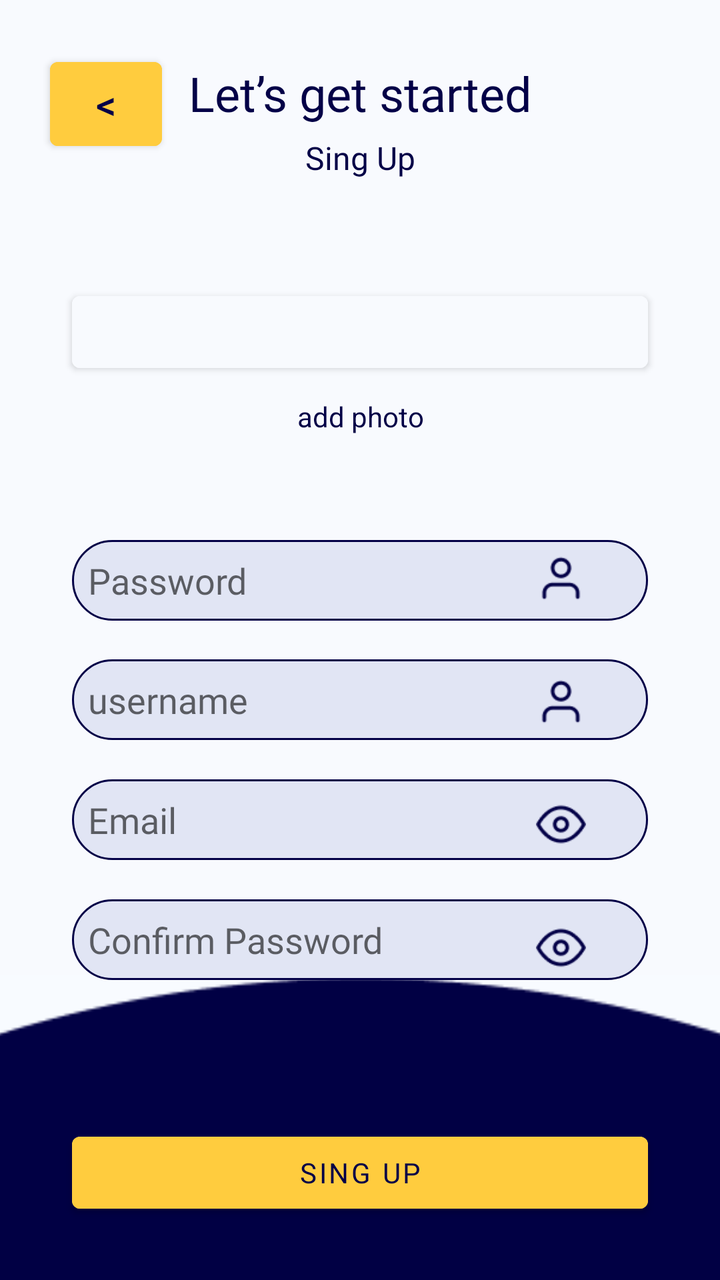
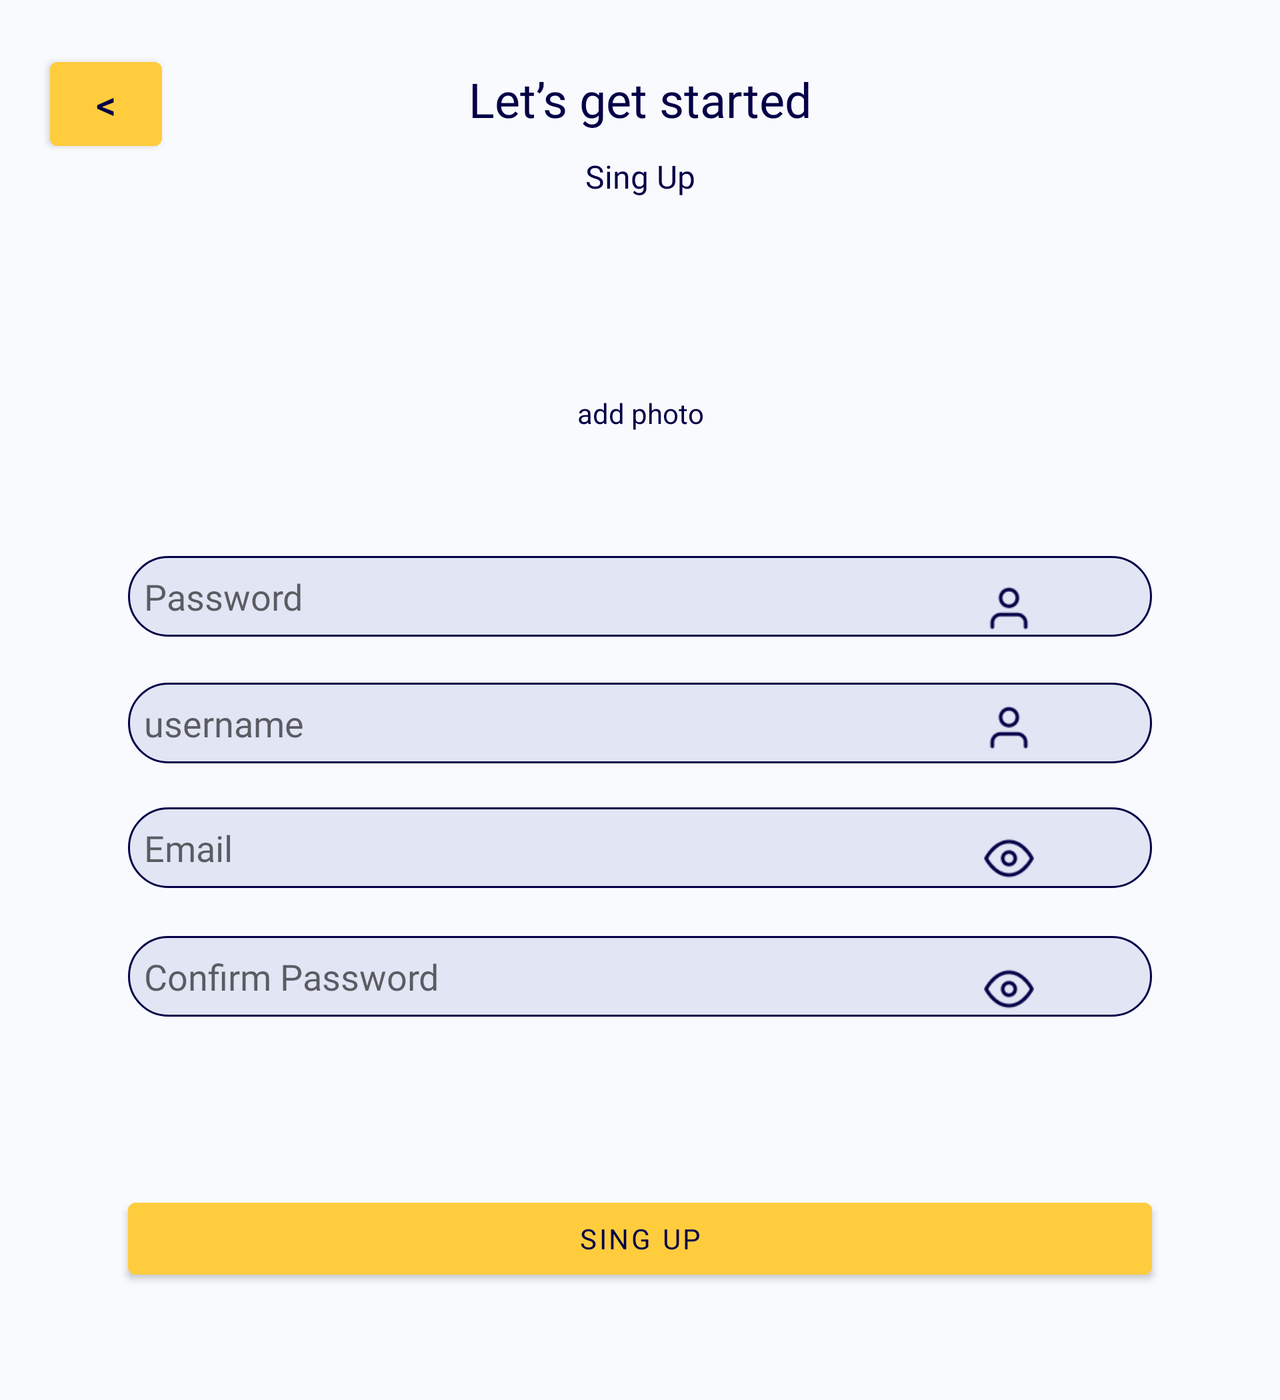

Compare how this app lays out the same screen by default and in its alternative resource folder. The renders come first, then the two layout files and the values they reference.
<!-- AndroidManifest.xml: application theme Theme.MyApplication -->
<!-- res/layout/sing_up.xml -->
<?xml version="1.0" encoding="utf-8"?>
<androidx.constraintlayout.widget.ConstraintLayout xmlns:android="http://schemas.android.com/apk/res/android"
    xmlns:app="http://schemas.android.com/apk/res-auto"
    xmlns:tools="http://schemas.android.com/tools"
    android:layout_width="match_parent"
    android:layout_height="match_parent"
    android:background="#F8FAFE"
    android:backgroundTint="#F8FAFE">

    <ImageView
        android:id="@+id/imageView2"
        android:layout_width="1646dp"
        android:layout_height="265dp"
        app:layout_constraintHorizontal_bias="0.5"
        app:layout_constraintVertical_bias="1.3"
        app:layout_constraintBottom_toBottomOf="parent"
        app:layout_constraintEnd_toEndOf="parent"
        app:layout_constraintStart_toStartOf="parent"
        app:layout_constraintTop_toTopOf="parent"
        app:srcCompat="@drawable/img" />

    <Button
        android:id="@+id/button3"
        android:layout_width="0dp"
        android:layout_height="wrap_content"
        app:layout_constraintHorizontal_bias="0.5"
        app:layout_constraintVertical_bias="0.95"
        app:layout_constraintWidth_percent="0.8"
        android:backgroundTint="#FFCC3E"
        android:fontFamily="@font/poppins"
        android:text="Sing up"
        android:textColor="#030047"
        app:layout_constraintBottom_toBottomOf="parent"
        app:layout_constraintEnd_toEndOf="parent"
        app:layout_constraintStart_toStartOf="parent"
        app:layout_constraintTop_toTopOf="parent" />

    <TextView
        android:id="@+id/textView3"
        android:layout_width="0dp"
        android:layout_height="wrap_content"
        app:layout_constraintHorizontal_bias="0.5"
        app:layout_constraintVertical_bias="0.11"
        app:layout_constraintWidth_percent="0.8"
        android:fontFamily="@font/poppins"
        android:gravity="center"
        android:text="Sing Up"
        android:textColor="#030047"
        android:textSize="16sp"
        app:layout_constraintBottom_toBottomOf="parent"
        app:layout_constraintEnd_toEndOf="parent"
        app:layout_constraintStart_toStartOf="parent"
        app:layout_constraintTop_toTopOf="parent"
         />

    <TextView
        android:id="@+id/textView2"
        android:layout_width="0dp"
        android:layout_height="wrap_content"
        app:layout_constraintHorizontal_bias="0.5"
        app:layout_constraintVertical_bias="0.05"
        app:layout_constraintWidth_percent="0.8"
        android:fontFamily="@font/roboto_black"
        android:gravity="center"
        android:text="Let’s get started"
        android:textColor="#030047"
        app:layout_constraintBottom_toBottomOf="parent"
        app:layout_constraintEnd_toEndOf="parent"
        app:layout_constraintStart_toStartOf="parent"
        app:layout_constraintTop_toTopOf="parent"
        tools:fontFamily="@font/roboto_black"
        tools:textSize="24sp" />

    <Button
        android:id="@+id/button2"
        android:layout_width="56dp"
        android:layout_height="54dp"
        android:layout_marginStart="25dp"
        android:layout_marginTop="25dp"
        android:backgroundTint="#FFCC3E"
        android:text="@string/button_back"
        android:textColor="#030047"
        android:textSize="20sp"
        app:layout_constraintStart_toStartOf="parent"
        app:layout_constraintTop_toTopOf="parent" />

    <EditText
        android:id="@+id/editTextPassword"
        android:layout_width="0dp"
        android:layout_height="wrap_content"
        app:layout_constraintHorizontal_bias="0.5"
        app:layout_constraintVertical_bias="0.45"
        app:layout_constraintWidth_percent="0.8"
        android:background="@drawable/edit_text"
        android:fontFamily="@font/poppins"
        android:hint="Password"
        android:inputType="text"
        android:padding="8dp"
        app:layout_constraintBottom_toBottomOf="parent"
        app:layout_constraintEnd_toEndOf="parent"
        app:layout_constraintStart_toStartOf="parent"
        app:layout_constraintTop_toTopOf="parent"
      />

    <EditText
        android:id="@+id/editTextEmail"
        android:layout_width="0dp"
        android:layout_height="wrap_content"
        app:layout_constraintHorizontal_bias="0.5"
        app:layout_constraintVertical_bias="0.65"
        app:layout_constraintWidth_percent="0.8"
        android:background="@drawable/edit_text"
        android:fontFamily="@font/poppins"
        android:hint="Email"
        android:inputType="text"
        android:padding="8dp"
        app:layout_constraintBottom_toBottomOf="parent"
        app:layout_constraintEnd_toEndOf="parent"
        app:layout_constraintStart_toStartOf="parent"
        app:layout_constraintTop_toTopOf="parent"
         />

    <EditText
        android:id="@+id/editTextUsername"
        android:layout_width="0dp"
        android:layout_height="wrap_content"
        app:layout_constraintHorizontal_bias="0.5"
        app:layout_constraintVertical_bias="0.55"
        app:layout_constraintWidth_percent="0.8"
        android:background="@drawable/edit_text"
        android:fontFamily="@font/poppins"
        android:hint="username"
        android:inputType="text"
        android:padding="8dp"
        app:layout_constraintBottom_toBottomOf="parent"
        app:layout_constraintEnd_toEndOf="parent"
        app:layout_constraintStart_toStartOf="parent"
        app:layout_constraintTop_toTopOf="parent"
         />

    <EditText
        android:id="@+id/editTextPassword_confirm"
        android:layout_width="0dp"
        android:layout_height="wrap_content"
        app:layout_constraintHorizontal_bias="0.5"
        app:layout_constraintVertical_bias="0.75"
        app:layout_constraintWidth_percent="0.8"
        android:background="@drawable/edit_text"
        android:fontFamily="@font/poppins"
        android:hint="Confirm Password"
        android:inputType="textPassword"
        android:padding="8dp"
        app:layout_constraintBottom_toBottomOf="parent"
        app:layout_constraintEnd_toEndOf="parent"
        app:layout_constraintStart_toStartOf="parent"
        app:layout_constraintTop_toTopOf="parent"
         />

    <ImageView
        android:id="@+id/imageView6"
        android:layout_width="25dp"
        android:layout_height="25dp"
        app:layout_constraintHorizontal_bias="0.8"
        app:layout_constraintVertical_bias="0.65"
        app:layout_constraintWidth_percent="0.8"
        app:layout_constraintBottom_toBottomOf="parent"
        app:layout_constraintEnd_toEndOf="parent"
        app:layout_constraintStart_toStartOf="parent"
        app:layout_constraintTop_toTopOf="parent"
        app:srcCompat="@drawable/img_1" />

    <ImageView
        android:id="@+id/imageView4"
        android:layout_width="25dp"
        android:layout_height="25dp"
        app:layout_constraintHorizontal_bias="0.8"
        app:layout_constraintVertical_bias="0.75"
        app:layout_constraintWidth_percent="0.8"
        app:layout_constraintBottom_toBottomOf="parent"
        app:layout_constraintEnd_toEndOf="parent"
        app:layout_constraintStart_toStartOf="parent"
        app:layout_constraintTop_toTopOf="parent"

        app:srcCompat="@drawable/img_1" />

    <ImageView
        android:id="@+id/imageView5"
        android:layout_width="25dp"
        android:layout_height="25dp"
        app:layout_constraintHorizontal_bias="0.8"
        app:layout_constraintVertical_bias="0.45"
        app:layout_constraintWidth_percent="0.8"
        app:layout_constraintBottom_toBottomOf="parent"
        app:layout_constraintEnd_toEndOf="parent"
        app:layout_constraintStart_toStartOf="parent"
        app:layout_constraintTop_toTopOf="parent"

        app:srcCompat="@drawable/img_2" />

    <ImageView
        android:id="@+id/imageView7"
        android:layout_width="25dp"
        android:layout_height="25dp"
        app:layout_constraintHorizontal_bias="0.8"
        app:layout_constraintVertical_bias="0.55"
        app:layout_constraintWidth_percent="0.8"
        app:layout_constraintBottom_toBottomOf="parent"
        app:layout_constraintEnd_toEndOf="parent"

        app:layout_constraintStart_toStartOf="parent"
        app:layout_constraintTop_toTopOf="parent"

        app:srcCompat="@drawable/img_2" />


    <Button
        android:id="@+id/buttonSelectPhoto"
        android:layout_width="0dp"
        android:layout_height="wrap_content"
        app:layout_constraintHorizontal_bias="0.5"
        app:layout_constraintVertical_bias="0.24"
        app:layout_constraintWidth_percent="0.8"
        android:backgroundTint="#F8FAFE"
        android:onClick="onSelectPhotoButtonClick"
        app:layout_constraintBottom_toBottomOf="parent"
        app:layout_constraintEnd_toEndOf="parent"
        app:layout_constraintStart_toStartOf="parent"
        app:layout_constraintTop_toTopOf="parent" />

    <ImageView
        android:id="@+id/imageView9"
        android:layout_width="wrap_content"
        android:layout_height="wrap_content"
        android:layout_marginStart="193dp"
        android:layout_marginTop="192dp"
        android:layout_marginEnd="194dp"
        android:layout_marginBottom="515dp"
        app:layout_constraintBottom_toBottomOf="parent"
        app:layout_constraintEnd_toEndOf="parent"
        app:layout_constraintStart_toStartOf="parent"
        app:layout_constraintTop_toTopOf="parent"
        app:srcCompat="@drawable/mainadd" />

    <TextView
        android:id="@+id/textView6"
        android:layout_width="0dp"
        android:layout_height="wrap_content"
        app:layout_constraintHorizontal_bias="0.5"
        app:layout_constraintVertical_bias="0.32"
        app:layout_constraintWidth_percent="0.8"
        android:gravity="center"
        android:text="add photo"
        android:textColor="#030047"
        app:layout_constraintBottom_toBottomOf="parent"
        app:layout_constraintEnd_toEndOf="parent"
        app:layout_constraintStart_toStartOf="parent"
        app:layout_constraintTop_toTopOf="parent" />


</androidx.constraintlayout.widget.ConstraintLayout>
<!-- resources referenced by this layout -->
<resources>
  <!-- drawable edit_text (drawable) -->
  <?xml version="1.0" encoding="utf-8"?>
      <shape xmlns:android="http://schemas.android.com/apk/res/android"
          android:shape="rectangle">
          <solid android:color="#E1E5F4" /> 
          <corners android:radius="22dp" /> 
          <stroke
              android:width="1dp"
          android:color="#030047" /> 
      </shape>
  <!-- drawable img: png bitmap (drawable, 1551 bytes) -->
  <!-- drawable img_1: png bitmap (drawable, 742 bytes) -->
  <!-- drawable img_2: png bitmap (drawable, 500 bytes) -->
  <string name="button_back" translatable="false">&lt;</string>
  <style name="Theme.MyApplication" parent="Theme.MaterialComponents.DayNight.DarkActionBar">
          
          <item name="colorPrimary">@color/purple_500</item>
          <item name="colorPrimaryVariant">@color/purple_700</item>
          <item name="colorOnPrimary">@color/white</item>
          
          <item name="colorSecondary">@color/teal_200</item>
          <item name="colorSecondaryVariant">@color/teal_700</item>
          <item name="colorOnSecondary">@color/black</item>
          
          <item name="android:statusBarColor">?attr/colorPrimaryVariant</item>
          
      </style>
  <color name="purple_500">#FF6200EE</color>
  <color name="purple_700">#FF3700B3</color>
  <color name="white">#FFFFFFFF</color>
  <color name="teal_200">#FF03DAC5</color>
  <color name="teal_700">#FF018786</color>
  <color name="black">#FF000000</color>
</resources>
<!-- res/layout-land/sing_up.xml (the repository's variant of the layout above) -->
<!-- drawn on the phone turned sideways -->
<?xml version="1.0" encoding="utf-8"?>
<ScrollView xmlns:android="http://schemas.android.com/apk/res/android"
    xmlns:app="http://schemas.android.com/apk/res-auto"
    xmlns:tools="http://schemas.android.com/tools"
    android:layout_width="match_parent"
    android:layout_height="match_parent">

    <androidx.constraintlayout.widget.ConstraintLayout
        android:layout_width="match_parent"
        android:layout_height="wrap_content"
        android:background="#F8FAFE"
    android:backgroundTint="#F8FAFE">

    <Button
        android:id="@+id/button3"
        android:layout_width="0dp"
        android:layout_height="wrap_content"
        android:layout_marginTop="87dp"
        android:backgroundTint="#FFCC3E"
        android:fontFamily="@font/poppins"
        android:text="Sing up"
        android:textColor="#030047"
        app:layout_constraintBottom_toBottomOf="parent"
        app:layout_constraintEnd_toEndOf="parent"
        app:layout_constraintStart_toStartOf="parent"
        app:layout_constraintTop_toBottomOf="@+id/editTextPassword_confirm"
        app:layout_constraintVertical_bias="0.0"
        app:layout_constraintWidth_percent="0.8" />

    <TextView
        android:id="@+id/textView3"
        android:layout_width="0dp"
        android:layout_height="wrap_content"
        android:layout_marginTop="11dp"
        android:fontFamily="@font/poppins"
        android:gravity="center"
        android:text="Sing Up"
        android:textColor="#030047"
        android:textSize="16sp"
        app:layout_constraintBottom_toBottomOf="parent"
        app:layout_constraintEnd_toEndOf="parent"
        app:layout_constraintStart_toStartOf="parent"
        app:layout_constraintTop_toBottomOf="@+id/textView2"
        app:layout_constraintVertical_bias="0.001"
        app:layout_constraintWidth_percent="0.8" />

    <TextView
        android:id="@+id/textView2"
        android:layout_width="0dp"
        android:layout_height="wrap_content"
        android:fontFamily="@font/roboto_black"
        android:gravity="center"
        android:text="Let’s get started"
        android:textColor="#030047"
        app:layout_constraintBottom_toBottomOf="parent"
        app:layout_constraintEnd_toEndOf="parent"
        app:layout_constraintHorizontal_bias="0.5"
        app:layout_constraintStart_toStartOf="parent"
        app:layout_constraintTop_toTopOf="parent"
        app:layout_constraintVertical_bias="0.05"
        app:layout_constraintWidth_percent="0.8"
        tools:fontFamily="@font/roboto_black"
        tools:textSize="24sp" />

    <Button
        android:id="@+id/button2"
        android:layout_width="56dp"
        android:layout_height="54dp"
        android:layout_marginStart="25dp"
        android:layout_marginTop="25dp"
        android:backgroundTint="#FFCC3E"
        android:text="@string/button_back"
        android:textColor="#030047"
        android:textSize="20sp"
        app:layout_constraintStart_toStartOf="parent"
        app:layout_constraintTop_toTopOf="parent" />

    <EditText
        android:id="@+id/editTextPassword"
        android:layout_width="0dp"
        android:layout_height="wrap_content"
        android:layout_marginTop="62dp"
        android:background="@drawable/edit_text"
        android:fontFamily="@font/poppins"
        android:hint="Password"
        android:inputType="text"
        android:padding="8dp"
        app:layout_constraintBottom_toBottomOf="parent"
        app:layout_constraintEnd_toEndOf="parent"
        app:layout_constraintStart_toStartOf="parent"
        app:layout_constraintTop_toBottomOf="@+id/textView6"
        app:layout_constraintVertical_bias="0.0"
        app:layout_constraintWidth_percent="0.8" />

    <EditText
        android:id="@+id/editTextEmail"
        android:layout_width="0dp"
        android:layout_height="wrap_content"
        android:layout_marginTop="22dp"
        android:background="@drawable/edit_text"
        android:fontFamily="@font/poppins"
        android:hint="Email"
        android:inputType="text"
        android:padding="8dp"
        app:layout_constraintBottom_toBottomOf="parent"
        app:layout_constraintEnd_toEndOf="parent"
        app:layout_constraintStart_toStartOf="parent"
        app:layout_constraintTop_toBottomOf="@+id/editTextUsername"
        app:layout_constraintVertical_bias="0.0"
        app:layout_constraintWidth_percent="0.8" />

    <EditText
        android:id="@+id/editTextUsername"
        android:layout_width="0dp"
        android:layout_height="wrap_content"
        android:layout_marginTop="21dp"
        android:background="@drawable/edit_text"
        android:fontFamily="@font/poppins"
        android:hint="username"
        android:inputType="text"
        android:padding="8dp"
        app:layout_constraintBottom_toBottomOf="parent"
        app:layout_constraintEnd_toEndOf="parent"
        app:layout_constraintStart_toStartOf="parent"
        app:layout_constraintTop_toBottomOf="@+id/editTextPassword"
        app:layout_constraintVertical_bias="0.006"
        app:layout_constraintWidth_percent="0.8" />

    <EditText
        android:id="@+id/editTextPassword_confirm"
        android:layout_width="0dp"
        android:layout_height="wrap_content"
        android:layout_marginTop="22dp"
        android:background="@drawable/edit_text"
        android:fontFamily="@font/poppins"
        android:hint="Confirm Password"
        android:inputType="textPassword"
        android:padding="8dp"
        app:layout_constraintBottom_toBottomOf="parent"
        app:layout_constraintEnd_toEndOf="parent"
        app:layout_constraintStart_toStartOf="parent"
        app:layout_constraintTop_toBottomOf="@+id/editTextEmail"
        app:layout_constraintVertical_bias="0.011"
        app:layout_constraintWidth_percent="0.8" />

    <ImageView
        android:id="@+id/imageView6"
        android:layout_width="25dp"
        android:layout_height="25dp"
        android:layout_marginTop="35dp"
        app:layout_constraintBottom_toBottomOf="parent"
        app:layout_constraintEnd_toEndOf="parent"
        app:layout_constraintHorizontal_bias="0.8"
        app:layout_constraintStart_toStartOf="parent"
        app:layout_constraintTop_toBottomOf="@+id/editTextUsername"
        app:layout_constraintVertical_bias="0.0"
        app:layout_constraintWidth_percent="0.8"
        app:srcCompat="@drawable/img_1" />

    <ImageView
        android:id="@+id/imageView4"
        android:layout_width="25dp"
        android:layout_height="25dp"
        android:layout_marginTop="38dp"
        app:layout_constraintBottom_toBottomOf="parent"
        app:layout_constraintEnd_toEndOf="parent"
        app:layout_constraintHorizontal_bias="0.8"
        app:layout_constraintStart_toStartOf="parent"
        app:layout_constraintTop_toBottomOf="@+id/editTextEmail"

        app:layout_constraintVertical_bias="0.0"
        app:layout_constraintWidth_percent="0.8"
        app:srcCompat="@drawable/img_1" />

    <ImageView
        android:id="@+id/imageView5"
        android:layout_width="25dp"
        android:layout_height="25dp"
        android:layout_marginTop="71dp"
        app:layout_constraintBottom_toBottomOf="parent"
        app:layout_constraintEnd_toEndOf="parent"
        app:layout_constraintHorizontal_bias="0.8"
        app:layout_constraintStart_toStartOf="parent"
        app:layout_constraintTop_toBottomOf="@+id/textView6"

        app:layout_constraintVertical_bias="0.012"
        app:layout_constraintWidth_percent="0.8"
        app:srcCompat="@drawable/img_2" />


    <ImageView
        android:id="@+id/imageView7"
        android:layout_width="25dp"
        android:layout_height="25dp"
        android:layout_marginTop="33dp"
        app:layout_constraintBottom_toBottomOf="parent"
        app:layout_constraintEnd_toEndOf="parent"
        app:layout_constraintHorizontal_bias="0.8"
        app:layout_constraintStart_toStartOf="parent"

        app:layout_constraintTop_toBottomOf="@+id/editTextPassword"

        app:layout_constraintVertical_bias="0.0"
        app:layout_constraintWidth_percent="0.8"
        app:srcCompat="@drawable/img_2" />

        <ImageView
            android:id="@+id/imageView9"
            android:layout_width="wrap_content"
            android:layout_height="wrap_content"
            android:layout_marginStart="193dp"
            android:layout_marginTop="86dp"
            android:layout_marginEnd="194dp"
            android:layout_marginBottom="515dp"
            app:layout_constraintBottom_toBottomOf="parent"
            app:layout_constraintEnd_toEndOf="parent"
            app:layout_constraintStart_toStartOf="parent"
            app:layout_constraintTop_toBottomOf="@+id/textView3"
            app:layout_constraintVertical_bias="0.0"
            app:srcCompat="@drawable/mainadd" />

        <TextView
        android:id="@+id/textView6"
        android:layout_width="0dp"
        android:layout_height="wrap_content"
        android:layout_marginTop="12dp"
        android:gravity="center"
        android:text="add photo"
        android:textColor="#030047"
        app:layout_constraintBottom_toBottomOf="parent"
        app:layout_constraintEnd_toEndOf="parent"
        app:layout_constraintStart_toStartOf="parent"
        app:layout_constraintTop_toBottomOf="@+id/imageView9"
        app:layout_constraintVertical_bias="0.0"
        app:layout_constraintWidth_percent="0.8" />


</androidx.constraintlayout.widget.ConstraintLayout>
    </ScrollView>
<!-- resources referenced by the variant -->
<!-- as the phone turned sideways resolves them -->
<resources>
  <!-- drawable edit_text (drawable) -->
  <?xml version="1.0" encoding="utf-8"?>
      <shape xmlns:android="http://schemas.android.com/apk/res/android"
          android:shape="rectangle">
          <solid android:color="#E1E5F4" /> 
          <corners android:radius="22dp" /> 
          <stroke
              android:width="1dp"
          android:color="#030047" /> 
      </shape>
  <!-- drawable img_1: png bitmap (drawable, 742 bytes) -->
  <!-- drawable img_2: png bitmap (drawable, 500 bytes) -->
  <string name="button_back" translatable="false">&lt;</string>
  <style name="Theme.MyApplication" parent="Theme.MaterialComponents.DayNight.DarkActionBar">
          
          <item name="colorPrimary">@color/purple_500</item>
          <item name="colorPrimaryVariant">@color/purple_700</item>
          <item name="colorOnPrimary">@color/white</item>
          
          <item name="colorSecondary">@color/teal_200</item>
          <item name="colorSecondaryVariant">@color/teal_700</item>
          <item name="colorOnSecondary">@color/black</item>
          
          <item name="android:statusBarColor">?attr/colorPrimaryVariant</item>
          
      </style>
  <color name="purple_500">#FF6200EE</color>
  <color name="purple_700">#FF3700B3</color>
  <color name="white">#FFFFFFFF</color>
  <color name="teal_200">#FF03DAC5</color>
  <color name="teal_700">#FF018786</color>
  <color name="black">#FF000000</color>
</resources>
